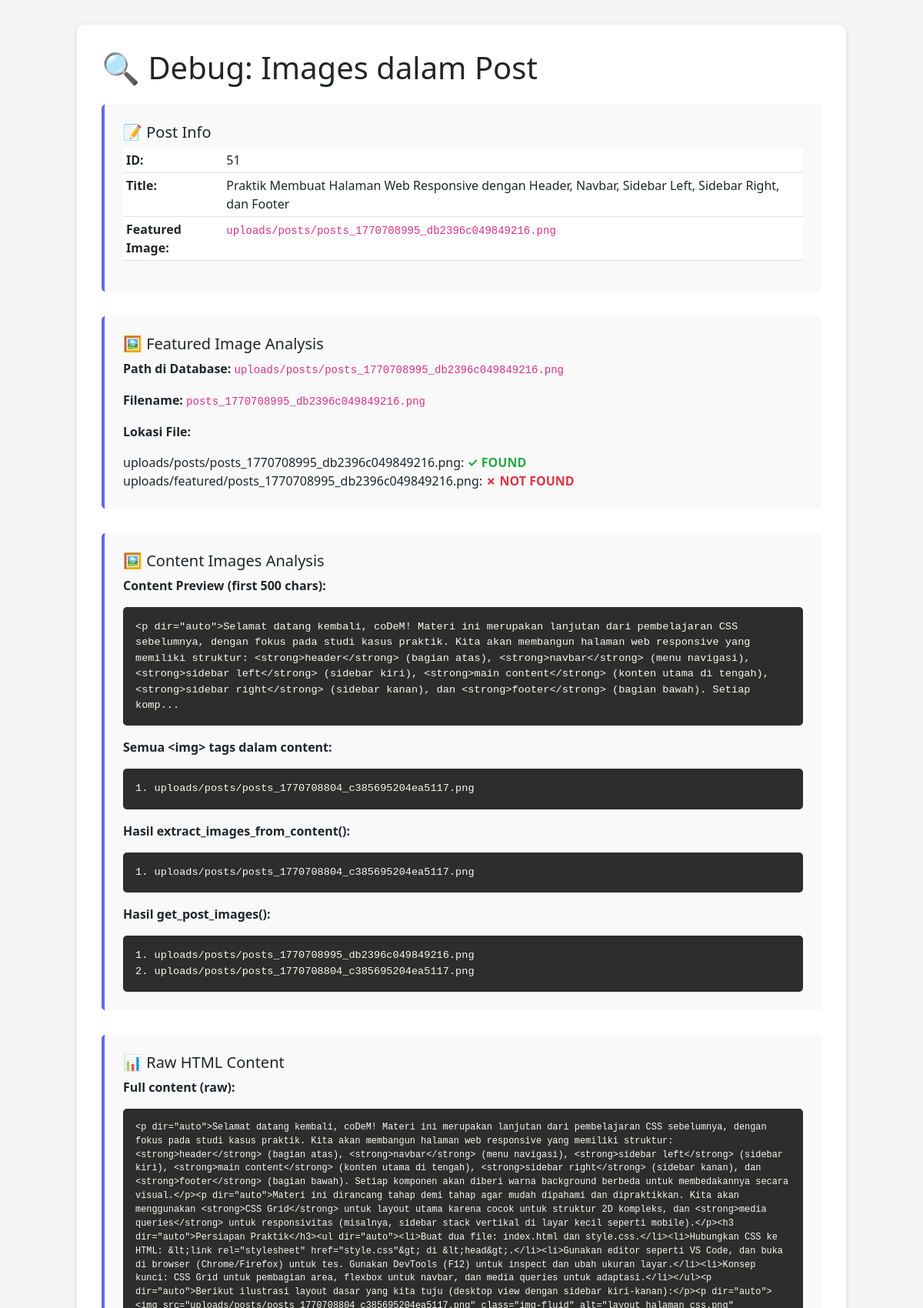
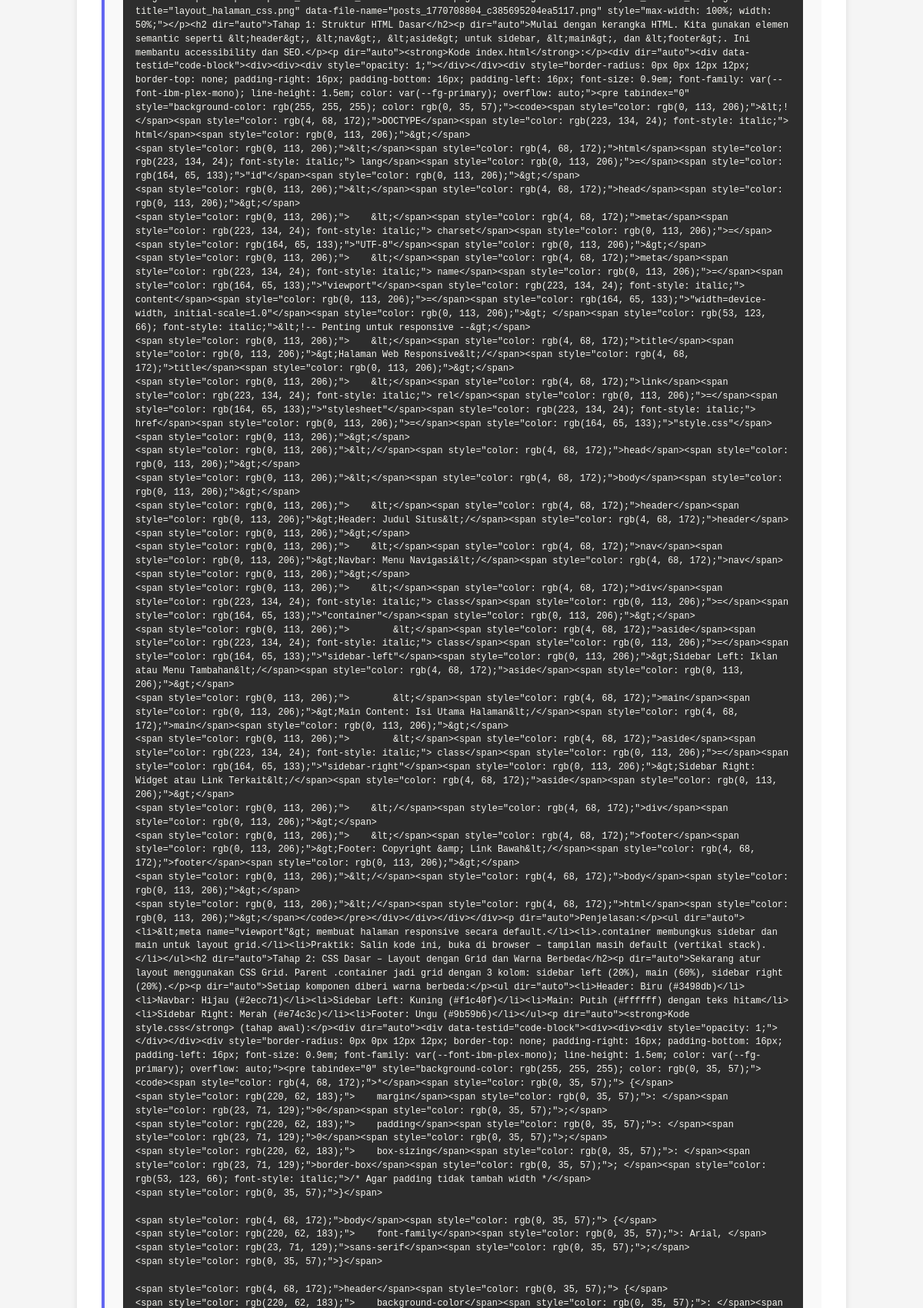
/admin/debug-images.php (signed in, upper part), run on the app's committed database (2 pictures, top to bottom).
### tables this page shows
CREATE TABLE `posts` (
  `id` int NOT NULL,
  `title` varchar(255) NOT NULL,
  `slug` varchar(255) NOT NULL,
  `content` longtext NOT NULL,
  `excerpt` text NOT NULL,
  `category` varchar(100) NOT NULL,
  `featured_image` varchar(255) DEFAULT NULL,
  `author` varchar(100) DEFAULT 'Admin',
  `views` int DEFAULT '0',
  `status` enum('draft','published','archived') DEFAULT 'draft',
  `created_at` timestamp NULL DEFAULT CURRENT_TIMESTAMP,
  `updated_at` timestamp NULL DEFAULT CURRENT_TIMESTAMP ON UPDATE CURRENT_TIMESTAMP
);

### config/helpers.php (called while the page is built, shortened)
<?php
function extract_images_from_content($content) {
    $images = [];
    $content = str_replace('\\', '/', $content);
    if (preg_match_all('/<img[^>]+src\s*=\s*["\']?([^"\'>\s]*uploads\/posts\/[^"\'>\s]*)["\']?/i', $content, $matches)) {
        foreach ($matches[1] as $path) {
            $path = trim($path, "'\" \t\n\r");
            $path = preg_replace('/[\?#].*/', '', $path);
            $filename = basename($path);
            if (!empty($filename) && strlen($filename) > 3 && strpos($filename, 'uploads') === false) {
                if (strpos($path, 'uploads/posts/') === 0) {
                    $images[] = $path;
                } else {
                    $images[] = 'uploads/posts/' . $filename;
                }
            }
        }
    }
    return array_unique($images);
}
function get_post_images($post) {
    $images = [];
    if (!empty($post['featured_image'])) {
        $featured = $post['featured_image'];
        if (strpos($featured, 'uploads/featured') === 0 || strpos($featured, 'uploads/posts') === 0) {
            $images[] = $featured;
        }
    }
    if (!empty($post['content'])) {
        $content_images = extract_images_from_content($post['content']);
        $images = array_merge($images, $content_images);
    }
    return array_unique($images);
}
?>

### admin/debug-images.php (the view, shortened to what this page needs)
<?php
require_once '../config/db.php';
require_once '../config/helpers.php';
$query = "SELECT id, title, featured_image, content FROM posts ORDER BY id DESC LIMIT 1";
$result = mysqli_query($conn, $query);
$post = mysqli_fetch_assoc($result);
?>
<!DOCTYPE html>
<html lang="id">
<head>
    <link href="https://cdn.jsdelivr.net/npm/bootstrap@5.3.0/dist/css/bootstrap.min.css" rel="stylesheet">
</head>
<body>
    <div class="debug-container">
        <h1 class="mb-4">🔍 Debug: Images dalam Post</h1>
        <div class="section">
            <h5>📝 Post Info</h5>
            <table class="table table-sm">
                <tr>
                    <td><strong>ID:</strong></td>
                    <td><?php echo $post['id']; ?></td>
                </tr>
                <tr>
                    <td><strong>Title:</strong></td>
                    <td><?php echo htmlspecialchars($post['title']); ?></td>
                </tr>
                <tr>
                    <td><strong>Featured Image:</strong></td>
                    <td><code><?php echo htmlspecialchars($post['featured_image']); ?></code></td>
                </tr>
            </table>
        </div>
        <div class="section">
            <h5>🖼️ Featured Image Analysis</h5>
            <?php if (!empty($post['featured_image'])): ?>
                <p><strong>Path di Database:</strong> <code><?php echo htmlspecialchars($post['featured_image']); ?></code></p>
                <p><strong>Filename:</strong> <code><?php echo htmlspecialchars(basename($post['featured_image'])); ?></code></p>
                <?php
                $featured_path = $post['featured_image'];
                $base_dir = dirname(__DIR__);
                $locations = [
                    $featured_path => $base_dir . '/' . $featured_path,
                    'uploads/featured/' . basename($featured_path) => $base_dir . '/uploads/featured/' . basename($featured_path),
                    'uploads/posts/' . basename($featured_path) => $base_dir . '/uploads/posts/' . basename($featured_path),
                ];
                echo "<p><strong>Lokasi File:</strong></p>";
                foreach ($locations as $label => $full_path) {
                    $exists = file_exists($full_path);
                    $status = $exists ? '<span class="found">✓ FOUND</span>' : '<span class="notfound">✗ NOT FOUND</span>';
                    echo "<div>$label: $status</div>";
                }
                ?>
            <?php else: ?>
                <p><span class="notfound">Tidak ada featured image</span></p>
            <?php endif; ?>
        </div>
        <div class="section">
            <h5>🖼️ Content Images Analysis</h5>
            <?php
            $content = $post['content'];
            echo "<p><strong>Content Preview (first 500 chars):</strong></p>";
            echo "<div class='code-block'>";
            echo htmlspecialchars(substr($content, 0, 500));
            if (strlen($content) > 500) {
                echo "...";
            }
            echo "</div>";
            echo "<p style='margin-top: 1rem;'><strong>Semua &lt;img&gt; tags dalam content:</strong></p>";
            if (preg_match_all('/<img[^>]+src=["\']([^"\']+)["\'][^>]*>/i', $content, $matches)) {
                echo "<div class='code-block'>";
                foreach ($matches[1] as $i => $src) {
                    echo "<div>" . ($i+1) . ". " . htmlspecialchars($src) . "</div>";
                }
                echo "</div>";
            } else {
                echo "<p><span class='notfound'>Tidak ada img tag ditemukan</span></p>";
            }
            echo "<p style='margin-top: 1rem;'><strong>Hasil extract_images_from_content():</strong></p>";
            $extracted = extract_images_from_content($content);
            if (!empty($extracted)) {
                echo "<div class='code-block'>";
                foreach ($extracted as $i => $img) {
                    echo "<div>" . ($i+1) . ". " . htmlspecialchars($img) . "</div>";
                }
                echo "</div>";
            } else {
                echo "<p><span class='notfound'>Tidak ada image terdeteksi</span></p>";
            }
            echo "<p style='margin-top: 1rem;'><strong>Hasil get_post_images():</strong></p>";
            $all_images = get_post_images($post);
            if (!empty($all_images)) {
                echo "<div class='code-block'>";
                foreach ($all_images as $i => $img) {
                    echo "<div>" . ($i+1) . ". " . htmlspecialchars($img) . "</div>";
                }
                echo "</div>";
            } else {
                echo "<p><span class='notfound'>Tidak ada image terdeteksi</span></p>";
            }
            ?>
        </div>
        <div class="section">
            <h5>📊 Raw HTML Content</h5>
            <p><strong>Full content (raw):</strong></p>
            <div class="code-block">
                <pre><?php echo htmlspecialchars($content); ?></pre>
            </div>
        </div>
    </div>
</body>
</html>

### admin/debug-images.php (style rules this page uses)
body { background: #f5f5f5; padding: 2rem 0; }
.debug-container { background: white; border-radius: 10px; padding: 2rem; max-width: 1000px; margin: 0 auto; box-shadow: 0 2px 8px rgba(0,0,0,0.1); }
.section { margin-bottom: 2rem; padding: 1.5rem; background: #f9f9f9; border-left: 4px solid #6366f1; border-radius: 5px; }
.code-block { background: #2d2d2d; color: #f8f8f2; padding: 1rem; border-radius: 5px; overflow-x: auto; font-family: 'Courier New', monospace; font-size: 0.85rem; line-height: 1.5; }
.found { color: #28a745; font-weight: bold; }
.notfound { color: #dc3545; font-weight: bold; }
pre { margin: 0; white-space: pre-wrap; word-wrap: break-word; }

### data on the page
posts: id "51", title "Praktik Membuat Halaman Web Responsive dengan Header, Navbar, Sidebar Left, Sidebar Right, dan Footer", featured_image "uploads/posts/posts_1770708995_db2396c049849216.png", featured_image "posts_1770708995_db2396c049849216.png", content "<p dir=\"auto\">Selamat datang kembali, coDeM! Materi ini merupakan lanjutan dari pembelajaran CSS sebelumnya, dengan fokus pada studi kasus praktik. Kita akan membangun halaman web responsive yang memiliki struktur: <strong>header</strong> (bagian atas), <strong>navbar</strong> (menu navigasi), <strong>sidebar left</strong> (sidebar kiri), <strong>main content</strong> (konten utama di tengah), <strong>sidebar right</strong> (sidebar kanan), dan <strong>footer</strong> (bagian bawah). Setiap komp", content "uploads/posts/posts_1770708804_c385695204ea5117.png", content "uploads/posts/posts_1770708995_db2396c049849216.png", content "<p dir=\"auto\">Selamat datang kembali, coDeM! Materi ini merupakan lanjutan dari pembelajaran CSS sebelumnya, dengan fokus pada studi kasus praktik. Kita akan membangun halaman web responsive yang memiliki struktur: <strong>header</strong> (bagian atas), <strong>navbar</strong> (menu navigasi), <strong>sidebar left</strong> (sidebar kiri), <strong>main content</strong> (konten utama di tengah), <strong>sidebar right</strong> (sidebar kanan), dan <strong>footer</strong> (bagian bawah). Setiap komponen akan diberi warna background berbeda untuk membedakannya secara visual.</p><p dir=\"auto\">Materi ini dirancang tahap demi tahap agar mudah dipahami dan dipraktikkan. Kita akan menggunakan…"

### other printed values
$label "uploads/posts/posts_1770708995_db2396c049849216.png"
$label "uploads/featured/posts_1770708995_db2396c049849216.png"
$src "uploads/posts/posts_1770708804_c385695204ea5117.png"
